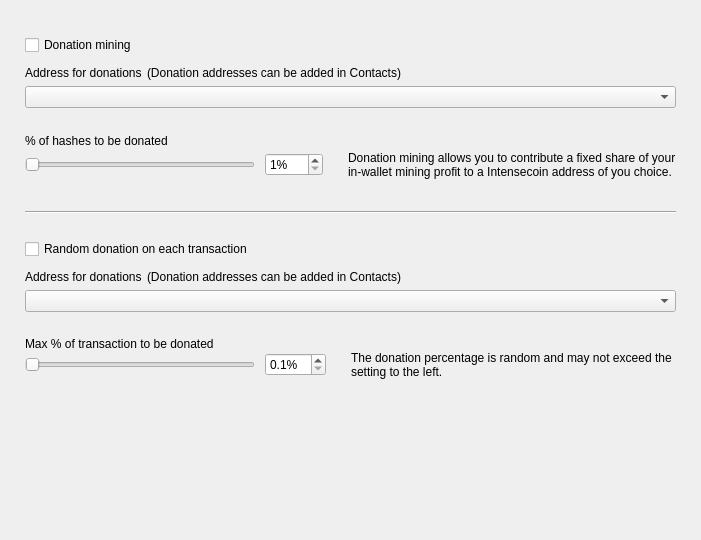
<?xml version="1.0" encoding="UTF-8"?>
<ui version="4.0">
 <class>DonationOptionsFrame</class>
 <widget class="QFrame" name="DonationOptionsFrame">
  <property name="geometry">
   <rect>
    <x>0</x>
    <y>0</y>
    <width>701</width>
    <height>540</height>
   </rect>
  </property>
  <property name="windowTitle">
   <string>Frame</string>
  </property>
  <property name="frameShape">
   <enum>QFrame::NoFrame</enum>
  </property>
  <property name="frameShadow">
   <enum>QFrame::Raised</enum>
  </property>
  <layout class="QVBoxLayout" name="verticalLayout">
   <property name="spacing">
    <number>10</number>
   </property>
   <property name="leftMargin">
    <number>25</number>
   </property>
   <property name="topMargin">
    <number>35</number>
   </property>
   <property name="rightMargin">
    <number>25</number>
   </property>
   <property name="bottomMargin">
    <number>0</number>
   </property>
   <item>
    <widget class="QCheckBox" name="m_enableDonationMiningCheck">
     <property name="text">
      <string>Donation mining</string>
     </property>
    </widget>
   </item>
   <item>
    <widget class="QFrame" name="m_donationMiningFrame">
     <property name="frameShape">
      <enum>QFrame::NoFrame</enum>
     </property>
     <property name="frameShadow">
      <enum>QFrame::Raised</enum>
     </property>
     <layout class="QGridLayout" name="gridLayout" columnstretch="1,0,0,1">
      <property name="leftMargin">
       <number>0</number>
      </property>
      <property name="topMargin">
       <number>0</number>
      </property>
      <property name="rightMargin">
       <number>0</number>
      </property>
      <property name="bottomMargin">
       <number>0</number>
      </property>
      <property name="horizontalSpacing">
       <number>10</number>
      </property>
      <property name="verticalSpacing">
       <number>0</number>
      </property>
      <item row="2" column="0" colspan="4">
       <widget class="QComboBox" name="m_donationMiningAddressCombo"/>
      </item>
      <item row="3" column="0" colspan="4">
       <spacer name="verticalSpacer_2">
        <property name="orientation">
         <enum>Qt::Vertical</enum>
        </property>
        <property name="sizeType">
         <enum>QSizePolicy::Fixed</enum>
        </property>
        <property name="sizeHint" stdset="0">
         <size>
          <width>20</width>
          <height>25</height>
         </size>
        </property>
       </spacer>
      </item>
      <item row="4" column="0" colspan="4">
       <widget class="WalletGui::WalletNormalBlackTextLabel" name="label_2">
        <property name="minimumSize">
         <size>
          <width>0</width>
          <height>16</height>
         </size>
        </property>
        <property name="text">
         <string>% of hashes to be donated</string>
        </property>
        <property name="indent">
         <number>0</number>
        </property>
       </widget>
      </item>
      <item row="5" column="1">
       <widget class="QSpinBox" name="m_donationMiningAmountSpin">
        <property name="suffix">
         <string>%</string>
        </property>
        <property name="minimum">
         <number>1</number>
        </property>
        <property name="maximum">
         <number>100</number>
        </property>
       </widget>
      </item>
      <item row="5" column="0">
       <widget class="QSlider" name="m_donationMiningAmountSlider">
        <property name="maximumSize">
         <size>
          <width>230</width>
          <height>16777215</height>
         </size>
        </property>
        <property name="minimum">
         <number>1</number>
        </property>
        <property name="maximum">
         <number>100</number>
        </property>
        <property name="orientation">
         <enum>Qt::Horizontal</enum>
        </property>
       </widget>
      </item>
      <item row="5" column="2">
       <spacer name="horizontalSpacer">
        <property name="orientation">
         <enum>Qt::Horizontal</enum>
        </property>
        <property name="sizeType">
         <enum>QSizePolicy::Fixed</enum>
        </property>
        <property name="sizeHint" stdset="0">
         <size>
          <width>5</width>
          <height>20</height>
         </size>
        </property>
       </spacer>
      </item>
      <item row="5" column="3" alignment="Qt::AlignVCenter">
       <widget class="WalletGui::WalletSmallGrayTextLabel" name="m_donationMiningCommentLabel">
        <property name="minimumSize">
         <size>
          <width>0</width>
          <height>32</height>
         </size>
        </property>
        <property name="text">
         <string>Donation mining allows you to contribute a fixed share of your in-wallet mining profit to a Intensecoin address of you choice.</string>
        </property>
        <property name="wordWrap">
         <bool>true</bool>
        </property>
        <property name="indent">
         <number>0</number>
        </property>
       </widget>
      </item>
      <item row="1" column="0" colspan="4">
       <spacer name="verticalSpacer_6">
        <property name="orientation">
         <enum>Qt::Vertical</enum>
        </property>
        <property name="sizeType">
         <enum>QSizePolicy::Fixed</enum>
        </property>
        <property name="sizeHint" stdset="0">
         <size>
          <width>20</width>
          <height>5</height>
         </size>
        </property>
       </spacer>
      </item>
      <item row="0" column="0" colspan="4">
       <layout class="QHBoxLayout" name="horizontalLayout" stretch="0,1">
        <property name="spacing">
         <number>5</number>
        </property>
        <property name="leftMargin">
         <number>0</number>
        </property>
        <item>
         <widget class="WalletGui::WalletNormalBlackTextLabel" name="label">
          <property name="minimumSize">
           <size>
            <width>0</width>
            <height>16</height>
           </size>
          </property>
          <property name="text">
           <string>Address for donations</string>
          </property>
          <property name="indent">
           <number>0</number>
          </property>
         </widget>
        </item>
        <item>
         <widget class="WalletGui::WalletSmallGrayTextLabel" name="label_5">
          <property name="text">
           <string>(Donation addresses can be added in Contacts)</string>
          </property>
         </widget>
        </item>
       </layout>
      </item>
     </layout>
    </widget>
   </item>
   <item>
    <spacer name="verticalSpacer_3">
     <property name="orientation">
      <enum>Qt::Vertical</enum>
     </property>
     <property name="sizeType">
      <enum>QSizePolicy::Fixed</enum>
     </property>
     <property name="sizeHint" stdset="0">
      <size>
       <width>20</width>
       <height>20</height>
      </size>
     </property>
    </spacer>
   </item>
   <item>
    <widget class="Line" name="line">
     <property name="frameShadow">
      <enum>QFrame::Sunken</enum>
     </property>
     <property name="orientation">
      <enum>Qt::Horizontal</enum>
     </property>
    </widget>
   </item>
   <item>
    <spacer name="verticalSpacer_4">
     <property name="orientation">
      <enum>Qt::Vertical</enum>
     </property>
     <property name="sizeType">
      <enum>QSizePolicy::Fixed</enum>
     </property>
     <property name="sizeHint" stdset="0">
      <size>
       <width>20</width>
       <height>15</height>
      </size>
     </property>
    </spacer>
   </item>
   <item>
    <widget class="QCheckBox" name="m_enableDonationChangeCheck">
     <property name="text">
      <string>Random donation on each transaction</string>
     </property>
    </widget>
   </item>
   <item>
    <widget class="QFrame" name="m_donationChangeFrame">
     <property name="frameShape">
      <enum>QFrame::NoFrame</enum>
     </property>
     <property name="frameShadow">
      <enum>QFrame::Raised</enum>
     </property>
     <layout class="QGridLayout" name="gridLayout_2" columnstretch="1,0,0,1">
      <property name="leftMargin">
       <number>0</number>
      </property>
      <property name="topMargin">
       <number>0</number>
      </property>
      <property name="rightMargin">
       <number>0</number>
      </property>
      <property name="bottomMargin">
       <number>0</number>
      </property>
      <property name="horizontalSpacing">
       <number>10</number>
      </property>
      <property name="verticalSpacing">
       <number>0</number>
      </property>
      <item row="3" column="0" colspan="4">
       <spacer name="verticalSpacer_5">
        <property name="orientation">
         <enum>Qt::Vertical</enum>
        </property>
        <property name="sizeType">
         <enum>QSizePolicy::Fixed</enum>
        </property>
        <property name="sizeHint" stdset="0">
         <size>
          <width>20</width>
          <height>25</height>
         </size>
        </property>
       </spacer>
      </item>
      <item row="4" column="0" colspan="4">
       <widget class="WalletGui::WalletNormalBlackTextLabel" name="label_3">
        <property name="text">
         <string>Max % of transaction to be donated</string>
        </property>
        <property name="indent">
         <number>0</number>
        </property>
       </widget>
      </item>
      <item row="5" column="0">
       <widget class="QSlider" name="m_donationChangeAmountSlider">
        <property name="maximumSize">
         <size>
          <width>230</width>
          <height>16777215</height>
         </size>
        </property>
        <property name="minimum">
         <number>1</number>
        </property>
        <property name="maximum">
         <number>100</number>
        </property>
        <property name="orientation">
         <enum>Qt::Horizontal</enum>
        </property>
       </widget>
      </item>
      <item row="2" column="0" colspan="4">
       <widget class="QComboBox" name="m_donationChangeAddressCombo"/>
      </item>
      <item row="5" column="3" alignment="Qt::AlignVCenter">
       <widget class="WalletGui::WalletSmallGrayTextLabel" name="m_donationChangeCommentLabel">
        <property name="text">
         <string>The donation percentage is random and may not exceed the setting to the left.</string>
        </property>
        <property name="wordWrap">
         <bool>true</bool>
        </property>
        <property name="indent">
         <number>0</number>
        </property>
       </widget>
      </item>
      <item row="5" column="1">
       <widget class="QDoubleSpinBox" name="m_donationChangeAmountSpin">
        <property name="suffix">
         <string>%</string>
        </property>
        <property name="decimals">
         <number>1</number>
        </property>
        <property name="minimum">
         <double>0.100000000000000</double>
        </property>
        <property name="maximum">
         <double>10.000000000000000</double>
        </property>
        <property name="singleStep">
         <double>0.100000000000000</double>
        </property>
       </widget>
      </item>
      <item row="5" column="2">
       <spacer name="horizontalSpacer_2">
        <property name="orientation">
         <enum>Qt::Horizontal</enum>
        </property>
        <property name="sizeType">
         <enum>QSizePolicy::Fixed</enum>
        </property>
        <property name="sizeHint" stdset="0">
         <size>
          <width>5</width>
          <height>20</height>
         </size>
        </property>
       </spacer>
      </item>
      <item row="1" column="0" colspan="4">
       <spacer name="verticalSpacer_7">
        <property name="orientation">
         <enum>Qt::Vertical</enum>
        </property>
        <property name="sizeType">
         <enum>QSizePolicy::Fixed</enum>
        </property>
        <property name="sizeHint" stdset="0">
         <size>
          <width>20</width>
          <height>5</height>
         </size>
        </property>
       </spacer>
      </item>
      <item row="0" column="0" colspan="4">
       <layout class="QHBoxLayout" name="horizontalLayout_2" stretch="0,1">
        <property name="spacing">
         <number>5</number>
        </property>
        <property name="leftMargin">
         <number>0</number>
        </property>
        <item>
         <widget class="WalletGui::WalletNormalBlackTextLabel" name="label_4">
          <property name="minimumSize">
           <size>
            <width>0</width>
            <height>16</height>
           </size>
          </property>
          <property name="text">
           <string>Address for donations</string>
          </property>
          <property name="indent">
           <number>0</number>
          </property>
         </widget>
        </item>
        <item>
         <widget class="WalletGui::WalletSmallGrayTextLabel" name="label_6">
          <property name="text">
           <string>(Donation addresses can be added in Contacts)</string>
          </property>
         </widget>
        </item>
       </layout>
      </item>
     </layout>
    </widget>
   </item>
   <item>
    <spacer name="verticalSpacer">
     <property name="orientation">
      <enum>Qt::Vertical</enum>
     </property>
     <property name="sizeType">
      <enum>QSizePolicy::Expanding</enum>
     </property>
     <property name="sizeHint" stdset="0">
      <size>
       <width>20</width>
       <height>10</height>
      </size>
     </property>
    </spacer>
   </item>
  </layout>
 </widget>
 <customwidgets>
  <customwidget>
   <class>WalletGui::WalletSmallGrayTextLabel</class>
   <extends>QLabel</extends>
   <header>Gui/Common/WalletTextLabel.h</header>
  </customwidget>
  <customwidget>
   <class>WalletGui::WalletNormalBlackTextLabel</class>
   <extends>QLabel</extends>
   <header>Gui/Common/WalletTextLabel.h</header>
  </customwidget>
 </customwidgets>
 <resources/>
 <connections>
  <connection>
   <sender>m_enableDonationMiningCheck</sender>
   <signal>toggled(bool)</signal>
   <receiver>m_donationMiningFrame</receiver>
   <slot>setEnabled(bool)</slot>
   <hints>
    <hint type="sourcelabel">
     <x>353</x>
     <y>41</y>
    </hint>
    <hint type="destinationlabel">
     <x>350</x>
     <y>115</y>
    </hint>
   </hints>
  </connection>
  <connection>
   <sender>m_donationMiningAmountSlider</sender>
   <signal>valueChanged(int)</signal>
   <receiver>DonationOptionsFrame</receiver>
   <slot>donationMiningAmountChanged(int)</slot>
   <hints>
    <hint type="sourcelabel">
     <x>187</x>
     <y>155</y>
    </hint>
    <hint type="destinationlabel">
     <x>350</x>
     <y>269</y>
    </hint>
   </hints>
  </connection>
  <connection>
   <sender>m_donationMiningAmountSpin</sender>
   <signal>valueChanged(int)</signal>
   <receiver>DonationOptionsFrame</receiver>
   <slot>donationMiningAmountChanged(int)</slot>
   <hints>
    <hint type="sourcelabel">
     <x>391</x>
     <y>155</y>
    </hint>
    <hint type="destinationlabel">
     <x>350</x>
     <y>269</y>
    </hint>
   </hints>
  </connection>
  <connection>
   <sender>m_enableDonationChangeCheck</sender>
   <signal>toggled(bool)</signal>
   <receiver>m_donationChangeFrame</receiver>
   <slot>setEnabled(bool)</slot>
   <hints>
    <hint type="sourcelabel">
     <x>353</x>
     <y>237</y>
    </hint>
    <hint type="destinationlabel">
     <x>350</x>
     <y>328</y>
    </hint>
   </hints>
  </connection>
  <connection>
   <sender>m_donationChangeAmountSlider</sender>
   <signal>valueChanged(int)</signal>
   <receiver>DonationOptionsFrame</receiver>
   <slot>donationChangeAmountChanged(int)</slot>
   <hints>
    <hint type="sourcelabel">
     <x>187</x>
     <y>385</y>
    </hint>
    <hint type="destinationlabel">
     <x>350</x>
     <y>269</y>
    </hint>
   </hints>
  </connection>
  <connection>
   <sender>m_donationChangeAmountSpin</sender>
   <signal>valueChanged(double)</signal>
   <receiver>DonationOptionsFrame</receiver>
   <slot>donationChangeAmountChanged(double)</slot>
   <hints>
    <hint type="sourcelabel">
     <x>433</x>
     <y>353</y>
    </hint>
    <hint type="destinationlabel">
     <x>350</x>
     <y>269</y>
    </hint>
   </hints>
  </connection>
 </connections>
 <slots>
  <slot>donationMiningAmountChanged(int)</slot>
  <slot>donationChangeAmountChanged(int)</slot>
  <slot>donationChangeAmountChanged(double)</slot>
 </slots>
</ui>
